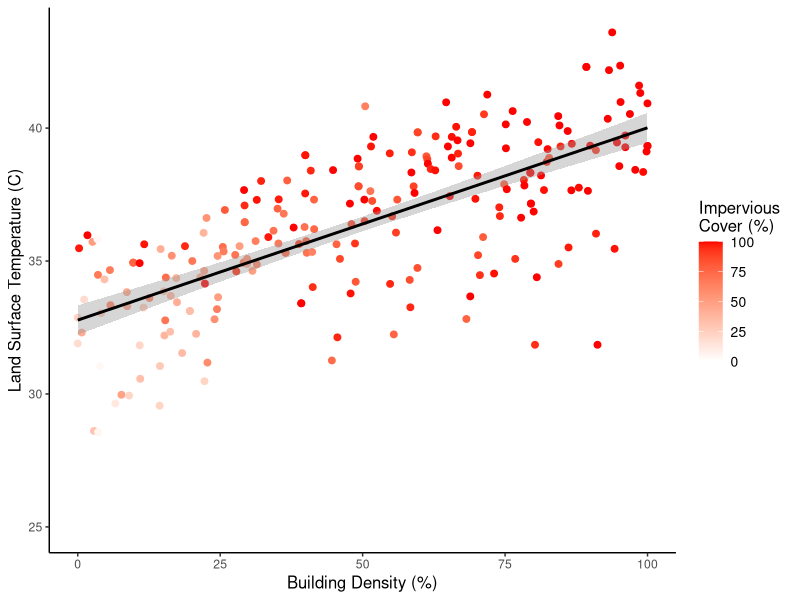
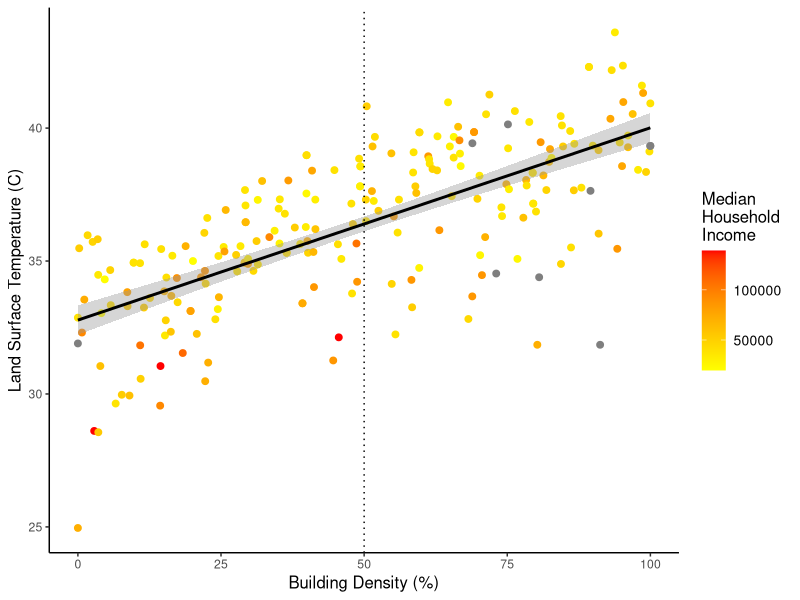
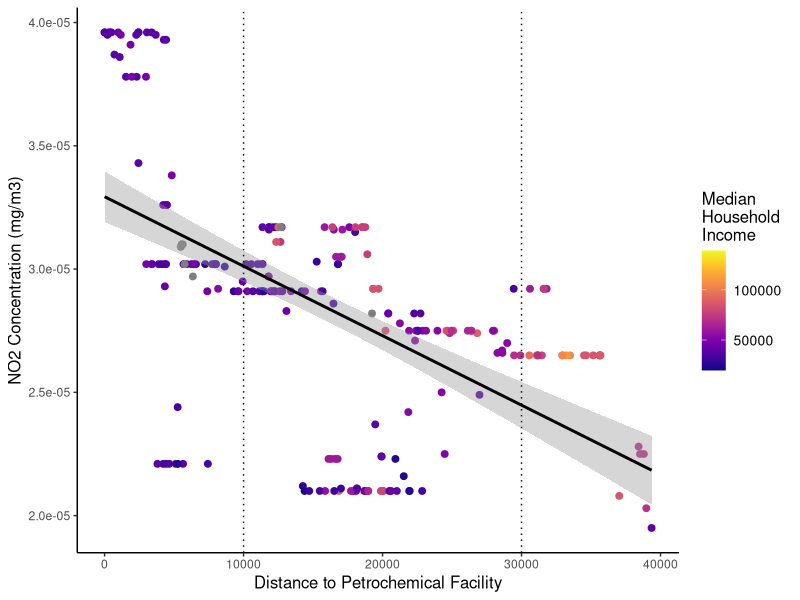
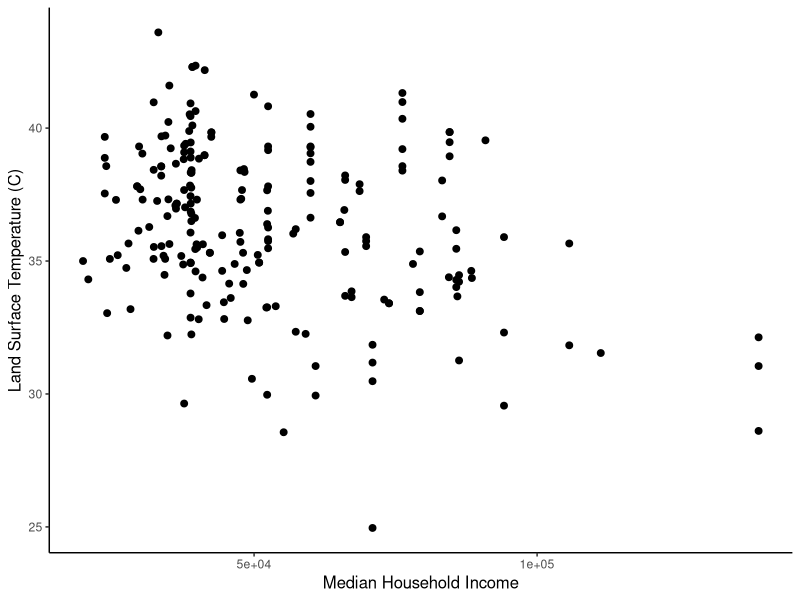
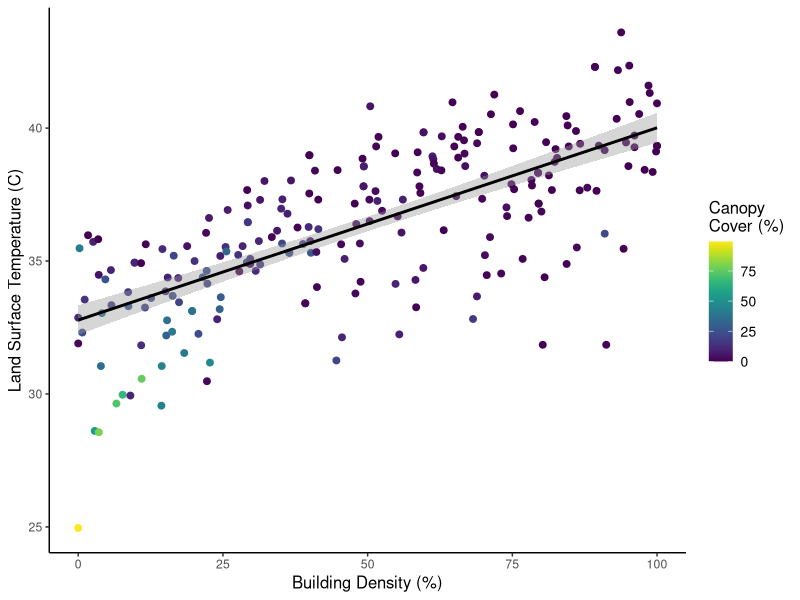
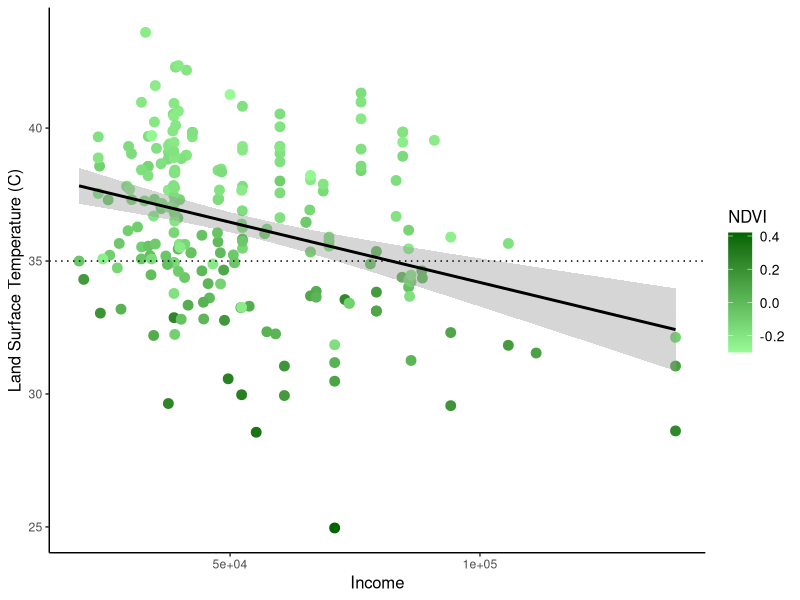
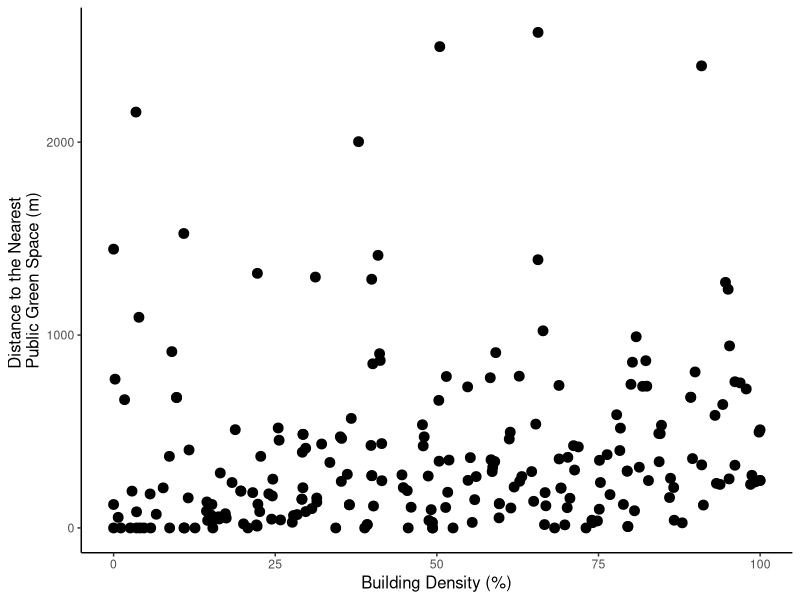
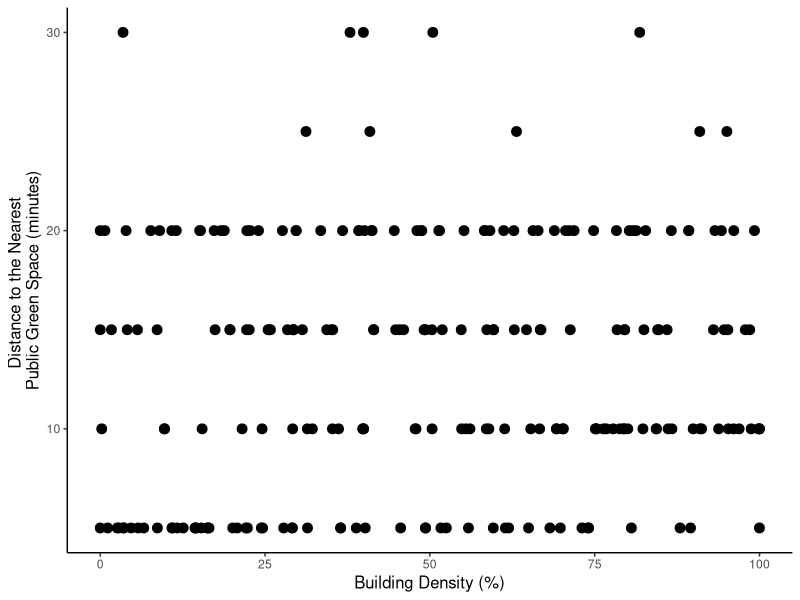

Reproduce these figures in R, in order.
data<-read.csv("Data/shortlist_data_0813.csv")
library(ggplot2)
library(stringr)
library(tidyverse)
library(viridis)

my.theme<-theme(axis.title = element_text(size=12),
                legend.title=element_text(size=12),
                legend.text = element_text(size=10))

       
#Plot 1: BD vs. LST colour coded for impervious cover

plot1<-ggplot(data, aes(x=BD, y=LST_mean, color=Imp.)) +
  geom_point(size=2)+
  labs(x="Building Density (%)", y="Land Surface Temperature (C)",color="Impervious \nCover (%)")+
  geom_smooth(method=lm, color="black")+
  theme_classic()+
  scale_color_gradient(low="white", high="red")

plot1+my.theme

#Plot 2: BD vs. LST colour coded for income

plot2<-ggplot(data, aes(x=BD, y=LST_mean, color=Income)) +
  geom_point(size=2)+
  labs(x="Building Density (%)", y="Land Surface Temperature (C)",color="Median \nHousehold \nIncome")+
  geom_smooth(method=lm, color="black")+
  theme_classic()+
  scale_color_gradient(low="yellow", high="red")+
  geom_vline(xintercept=c(50), linetype="dotted")
plot2+my.theme

#Plot 3: NO2 vs. distance to the petrochem facility colour coded for income
plot3<-ggplot(data, aes(x=petrochem_distance, y=NO2_mean, color=Income)) +
  geom_point(size=2)+
  labs(x="Distance to Petrochemical Facility", y="NO2 Concentration (mg/m3)",color="Median \nHousehold \nIncome")+
  geom_smooth(method=lm, color="black")+
  theme_classic()+
  scale_color_viridis(option = "C")+
  geom_vline(xintercept=c(10000, 30000), linetype="dotted")
plot3+my.theme

#Plot 4: LST vs. Income
plot4<-ggplot(data, aes(x=Income, y=LST_mean)) +
  geom_point(size=2)+
  labs(x="Median Household Income", y="Land Surface Temperature (C)")+
  theme_classic()
  
plot4+my.theme

#Plot 5: BD vs. LST colour coded for canopy cover

plot5<-ggplot(data, aes(x=BD, y=LST_mean, color=X.canopy)) +
  geom_point(size=2)+
  labs(x="Building Density (%)", y="Land Surface Temperature (C)",color="Canopy \nCover (%)")+
  geom_smooth(method=lm, color="black")+
  theme_classic()+
  scale_color_viridis(option="D")

plot5+my.theme

#Plot 6: Income vs. LST colour coded for NDVI
plot6<-ggplot(data, aes(x=Income, y=LST_mean, color=NDVImean)) +
  geom_point(size=3)+
  labs(x="Income", y="Land Surface Temperature (C)",color="NDVI")+
  theme_classic()+
  scale_color_continuous(low="palegreen", high="darkgreen")+
  geom_smooth(method=lm, color="black")+
  geom_hline(yintercept=c(35), linetype="dotted")
plot6+my.theme

#Plot 7: Something about green space
plot7<-ggplot(data, aes(x=BD, y=Distance_M))+
  geom_point(size=3)+
  labs(x="Building Density (%)", y="Distance to the Nearest \nPublic Green Space (m)")+
  theme_classic()
plot7+my.theme

#Plot 8: Same thing but categorical
plot8<-ggplot(data, aes(x=BD, y=nearest_M))+
  geom_point(size=3)+
  labs(x="Building Density (%)", y="Distance to the Nearest \nPublic Green Space (minutes)")+
  theme_classic()
plot8+my.theme
